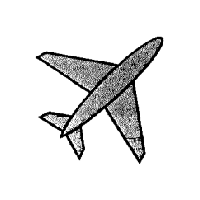
//> input picture aula7/ex1/1.png, 200 x 200 px
$ ./main   (built with g++ and OpenCV 4)
//> lines starting //> are read from the running program, lines starting //| are printed output that depends on the picture; after the words box and inside, x2 and y2 are one past the last pixel; in counts of white or black regions, pixels touching at a corner belong together
/*
 * Utilizando OpenCV e a transformada de Hotelling, faça o alinhamento de um
 * objeto em uma imagem.
 *
 * Referencia:
 * - Ex. 2 aula 3.
 */

#include <iostream>
#include <opencv2/opencv.hpp>

using namespace cv;
using namespace std;

int main(int argc, char** argv) {
  // Original
  Mat image;
  image = imread("1.png", IMREAD_COLOR);
//> image is the input picture: 200 rows x 200 cols, CV_8UC3; min 0, max 255, mean 231.1

  namedWindow("Original", WINDOW_AUTOSIZE);
  imshow("Original", image);

  // Segmentada
  Mat gray;
  cvtColor(image, gray, COLOR_BGR2GRAY);

  threshold(gray, gray, 50, 255, THRESH_BINARY_INV | THRESH_OTSU);
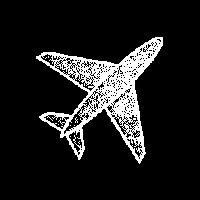
//> gray: 200 rows x 200 cols, CV_8UC1; 12% white; 9 white regions (8 under 20 px), largest, box (x1, y1, x2, y2) and area: (36, 37, 163, 164) 4788

  Mat kernel = Mat::ones(4, 4, CV_8UC1);

  morphologyEx(gray, gray, MORPH_CLOSE, kernel);
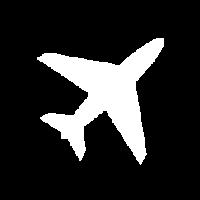
//> gray: 200 rows x 200 cols, CV_8UC1; 16.5% white; 1 white region

  namedWindow("Seguimentada", WINDOW_AUTOSIZE);
  imshow("Seguimentada", gray);

  // PCA
  vector<Vec4i> hierarchy;
  vector<vector<Point> > contours;
  findContours(gray, contours, hierarchy, CV_RETR_LIST, CV_CHAIN_APPROX_NONE);
//> contours = 1 contour; box (x1, y1, x2, y2) and area: (37, 38, 164, 165) 6311

  int sz = static_cast<int>(contours[0].size());
//> sz = 546

  Mat data_pts = Mat(sz, 2, CV_64FC1);
//> data_pts = 546 pairs, first value 0 to 0, second value 0 to 0

  for (int i = 0; i < data_pts.rows; ++i) {
    data_pts.at<double>(i, 0) = contours[0][i].x;
    data_pts.at<double>(i, 1) = contours[0][i].y;
  }
//> after the loop, data_pts = 546 pairs, first value 37 to 163, second value 38 to 164

  //Perform PCA analysis
  PCA pca_analysis(data_pts, Mat(), CV_PCA_DATA_AS_ROW);

  //Store the center of the object
  Point cntr = Point(static_cast<int>(pca_analysis.mean.at<double>(0, 0)),
      static_cast<int>(pca_analysis.mean.at<double>(0, 1)));
//> cntr = Point(100, 99)

  //Store the eigenvalues and eigenvectors
  vector<Point2d> eigen_vecs(2);
  vector<double> eigen_val(2);

  for (int i = 0; i < 2; ++i) {
    eigen_vecs[i] = Point2d(pca_analysis.eigenvectors.at<double>(i, 0),
        pca_analysis.eigenvectors.at<double>(i, 1));
    eigen_val[i] = pca_analysis.eigenvalues.at<double>(i);
  }

  cout << "Eigen Val = [" << eigen_val[0] << ", " << eigen_val[1] << "]"
      << endl;
//| Eigen Val = [1440.55, 1287.54]
  cout << "Vec0 = [" << eigen_vecs[0].x << ", " << eigen_vecs[0].y << "]"
      << endl;
//| Vec0 = [-0.691779, 0.72211]
  cout << "Vec1 = [" << eigen_vecs[1].x << ", " << eigen_vecs[1].y << "]"
      << endl;
//| Vec1 = [0.72211, 0.691779]

  int max_index = (eigen_val[0] > eigen_val[1]) ? 0 : 1;
//> max_index = 0

  Mat A = Mat(2, 2, CV_64FC1);

  if (max_index == 0) {
    A.at<double>(0, 0) = eigen_vecs[0].y;
//> A = [[0.722, 0], [0, 0]]
    A.at<double>(0, 1) = eigen_vecs[0].x;
//> A = [[0.722, -0.692], [0, 0]]
    A.at<double>(1, 0) = eigen_vecs[1].y;
//> A = [[0.722, -0.692], [0.692, 0]]
    A.at<double>(1, 1) = eigen_vecs[1].x;
//> A = [[0.722, -0.692], [0.692, 0.722]]

  } else {
    A.at<double>(0, 0) = eigen_vecs[1].y;
    A.at<double>(0, 1) = eigen_vecs[1].x;
    A.at<double>(1, 0) = eigen_vecs[0].y;
    A.at<double>(1, 1) = eigen_vecs[0].x;
  }

  cout << "A = " << A << endl;
//| A = [0.7221096347548855, -0.6917786317848837;
//|  0.6917786317848837, 0.7221096347548855]

  int N = image.rows;
//> N = 200
  int M = image.cols;
//> M = 200

  Mat Y = Mat(2 * N, 2 * M, CV_8UC3);

  for (int row = 0; row < N; row++) {
    for (int col = 0; col < M; col++) {

      int new_row = round(
          A.at<double>(0, 1) * (col - cntr.x)
              + A.at<double>(0, 0) * (row - cntr.y));

      int new_col = round(A.at<double>(1, 1) * (col - cntr.x)
          + A.at<double>(1, 0) * (row - cntr.y));

      new_row += N;
      new_col += M;

      cout << "Row " << new_row << "Col " << new_col << endl;

      Y.at<Vec3b>(new_row, new_col) = image.at<Vec3b>(row, col);
    }
  }
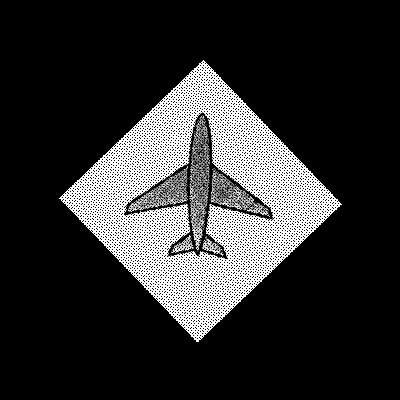
//> Y: 400 rows x 400 cols, CV_8UC3; min 0, max 255, mean 47.9

  namedWindow("Resultado", WINDOW_AUTOSIZE);
  imshow("Resultado", Y);

  waitKey(0);
  return 0;
}

$ run again, with aula7/ex1/2.png copied over aula7/ex1/1.png
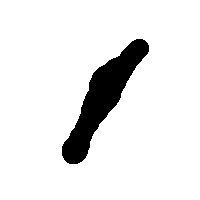
//> input picture aula7/ex1/2.png, 200 x 200 px
//> image is the input picture: 200 rows x 200 cols, CV_8UC3; 91.1% white; 1 black region, box (x1, y1, x2, y2) and area: (62, 39, 149, 164) 3572
//> `morphologyEx(gray, gray, MORPH_CLOSE, kernel);`:
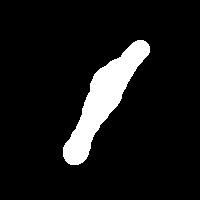
//> gray: 200 rows x 200 cols, CV_8UC1; 8.9% white; 1 white region
//> contours = 1 contour; box (x1, y1, x2, y2) and area: (63, 40, 150, 165) 3432
//> sz = 277
//> `Mat data_pts = Mat(sz, 2, CV_64FC1);`: data_pts = 277 pairs, first value 0 to 0, second value 0 to 0
//> after the loop `for (int i = 0; i < data_pts.rows; ++i)`: data_pts = 277 pairs, first value 63 to 149, second value 40 to 164
//> cntr = Point(102, 101)
//| Eigen Val = [1960.99, 150.038]
//| Vec0 = [-0.518591, 0.855022]
//| Vec1 = [0.855022, 0.518591]
//> max_index = 0
//> `A.at<double>(0, 0) = eigen_vecs[0].y;`: A = [[0.855, 0], [0, 0]]
//> `A.at<double>(0, 1) = eigen_vecs[0].x;`: A = [[0.855, -0.519], [0, 0]]
//> `A.at<double>(1, 0) = eigen_vecs[1].y;`: A = [[0.855, -0.519], [0.519, 0]]
//> `A.at<double>(1, 1) = eigen_vecs[1].x;`: A = [[0.855, -0.519], [0.519, 0.855]]
//| A = [0.8550223406985605, -0.5185911654727205;
//|  0.5185911654727205, 0.8550223406985605]
//> after the loop `for (int row = 0; row < N; row++)`:
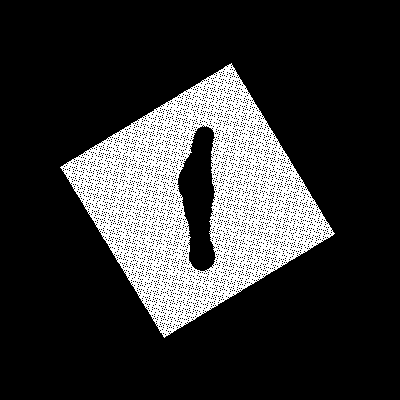
//> Y: 400 rows x 400 cols, CV_8UC3; 19.6% white; 1 white region, box (x1, y1, x2, y2) and area: (60, 63, 335, 338) 31372
